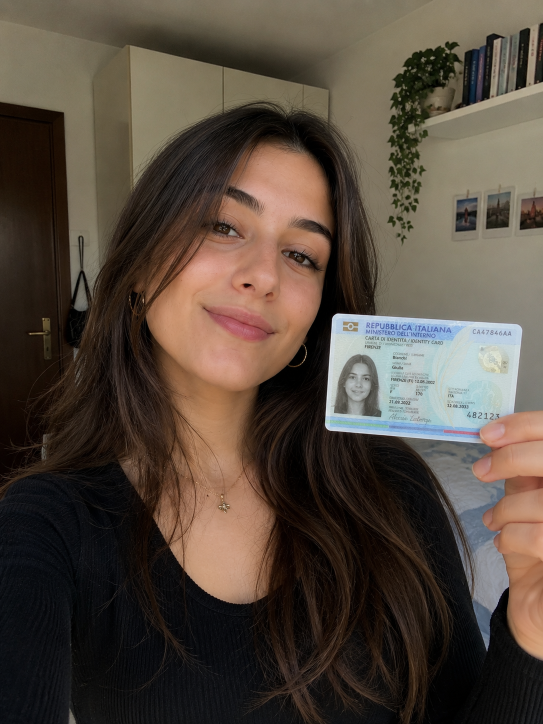
#> input picture dataset/test/match/synthetic_004.png, 1086 x 1448 px (shown at 1/2 size)
$ python -i vision.py   (imports and definitions only)   (older library calls are emulated)
#> lines starting #> are read from the running program, lines starting #| are printed output that depends on the picture; after the words box and inside, x2 and y2 are one past the last pixel; in counts of white or black regions, pixels touching at a corner belong together
import base64
from dataclasses import dataclass
from pathlib import Path
from urllib.request import urlretrieve

import cv2
import numpy as np


class VerificationError(Exception):
    """Raised when an uploaded image cannot be used for verification."""


@dataclass
class VerificationResult:
    match: bool
    score: float
    threshold: float
    total_faces: int
    candidate_document_faces: int
    method: str
    classical_score: float | None
    deep_score: float | None
    annotated_image: str | None
    message: str


CASCADE_PATH = cv2.data.haarcascades + "haarcascade_frontalface_default.xml"
FACE_CASCADE = cv2.CascadeClassifier(CASCADE_PATH)
# [2 lines not run here, left out]

ROOT_DIR = Path(__file__).resolve().parent.parent
MODEL_DIR = ROOT_DIR / "models"
YUNET_MODEL = MODEL_DIR / "face_detection_yunet_2023mar.onnx"
SFACE_MODEL = MODEL_DIR / "face_recognition_sface_2021dec.onnx"
MODEL_URLS = {
    YUNET_MODEL: "https://huggingface.co/opencv/face_detection_yunet/resolve/main/face_detection_yunet_2023mar.onnx?download=true",
    SFACE_MODEL: "https://huggingface.co/opencv/face_recognition_sface/resolve/main/face_recognition_sface_2021dec.onnx?download=true",
}


# [9 lines left out: function read_image, not called in this run]


def detect_faces(image: np.ndarray) -> list[tuple[int, int, int, int]]:
    gray = cv2.cvtColor(image, cv2.COLOR_BGR2GRAY)
    faces = FACE_CASCADE.detectMultiScale(
        gray,
        scaleFactor=1.08,
        minNeighbors=5,
        minSize=(32, 32),
    )
    return sorted(faces, key=lambda box: box[2] * box[3], reverse=True)


def crop_face(image: np.ndarray, faces: list[tuple[int, int, int, int]]) -> np.ndarray:
    if not faces:
        raise VerificationError("Non ho trovato un volto chiaro in una delle immagini.")

    x, y, w, h = faces[0]
    pad_x = int(w * 0.18)
    pad_y = int(h * 0.25)
    x1 = max(x - pad_x, 0)
    y1 = max(y - pad_y, 0)
    x2 = min(x + w + pad_x, image.shape[1])
    y2 = min(y + h + pad_y, image.shape[0])
    return image[y1:y2, x1:x2]


def normalized_face(image: np.ndarray) -> np.ndarray:
    resized = cv2.resize(image, (160, 160), interpolation=cv2.INTER_AREA)
    gray = cv2.cvtColor(resized, cv2.COLOR_BGR2GRAY)
    gray = cv2.equalizeHist(gray)
    return gray


def local_binary_pattern(gray: np.ndarray) -> np.ndarray:
    center = gray[1:-1, 1:-1]
    codes = np.zeros_like(center, dtype=np.uint8)
    offsets = [
        (-1, -1),
        (-1, 0),
        (-1, 1),
        (0, 1),
        (1, 1),
        (1, 0),
        (1, -1),
        (0, -1),
    ]

    for bit, (dy, dx) in enumerate(offsets):
        neighbor = gray[1 + dy : gray.shape[0] - 1 + dy, 1 + dx : gray.shape[1] - 1 + dx]
        codes |= ((neighbor >= center) << bit).astype(np.uint8)

    hist, _ = np.histogram(codes.ravel(), bins=256, range=(0, 256), density=True)
    return hist.astype(np.float32)


def gradient_histogram(gray: np.ndarray) -> np.ndarray:
    gx = cv2.Sobel(gray, cv2.CV_32F, 1, 0, ksize=3)
    gy = cv2.Sobel(gray, cv2.CV_32F, 0, 1, ksize=3)
    magnitude, angle = cv2.cartToPolar(gx, gy, angleInDegrees=True)
    hist, _ = np.histogram(angle, bins=32, range=(0, 360), weights=magnitude, density=True)
    return np.nan_to_num(hist).astype(np.float32)


def standardized_unit_vector(values: np.ndarray) -> np.ndarray:
    centered = values.astype(np.float32) - float(values.mean())
    std = float(centered.std())
    if std > 1e-6:
        centered = centered / std

    norm = np.linalg.norm(centered)
    if norm == 0:
        return centered
    return centered / norm


def face_embedding(face: np.ndarray) -> np.ndarray:
    gray = normalized_face(face)
    small = cv2.resize(gray, (48, 48), interpolation=cv2.INTER_AREA).astype(np.float32) / 255.0
    features = np.concatenate(
        [
            standardized_unit_vector(small.ravel()) * 0.65,
            standardized_unit_vector(local_binary_pattern(gray)) * 0.20,
            standardized_unit_vector(gradient_histogram(gray)) * 0.15,
        ]
    )
    norm = np.linalg.norm(features)
    if norm == 0:
        raise VerificationError("Una delle immagini non contiene abbastanza dettagli utili.")
    return features / norm


def cosine_similarity(a: np.ndarray, b: np.ndarray) -> float:
    value = float(np.dot(a, b))
    return max(0.0, min(1.0, value))


def to_box(face: np.ndarray | tuple[int, int, int, int]) -> tuple[int, int, int, int]:
    x, y, w, h = face[:4]
    return int(x), int(y), int(w), int(h)


# [96 lines left out: functions annotated_image_data_uri, ensure_deep_models, deep_face_candidates, deep_single_image_similarity, not called in this run]


def classical_single_image_similarity(
    image: np.ndarray,
) -> tuple[float, int, int, tuple[int, int, int, int], tuple[int, int, int, int]]:
    faces = detect_faces(image)
    if len(faces) < 2:
        raise VerificationError("Servono almeno due volti nella foto: il volto della persona e quello sul documento.")

    selfie_face = crop_face(image, [faces[0]])
    selfie_embedding = face_embedding(selfie_face)

    scores: list[tuple[float, tuple[int, int, int, int]]] = []
    for face in faces[1:]:
        document_face = crop_face(image, [face])
        document_embedding = face_embedding(document_face)
        score = cosine_similarity(selfie_embedding, document_embedding)
        scores.append((score, face))

    best_score, best_document_face = max(scores, key=lambda item: item[0])
    return best_score, len(faces), len(faces) - 1, to_box(faces[0]), to_box(best_document_face)


# [63 lines left out: function verify_identity, not called in this run]

>>> import cv2
>>> picture = cv2.imread('../dataset/test/match/synthetic_004.png')
#> picture is the input picture: shape (1448, 1086, 3); mean B, G, R 60.9, 71.5, 83.3
>>> result = classical_single_image_similarity(picture)
#> in detect_faces, `gray = cv2.cvtColor(image, cv2.COLOR_BGR2GRAY)`:
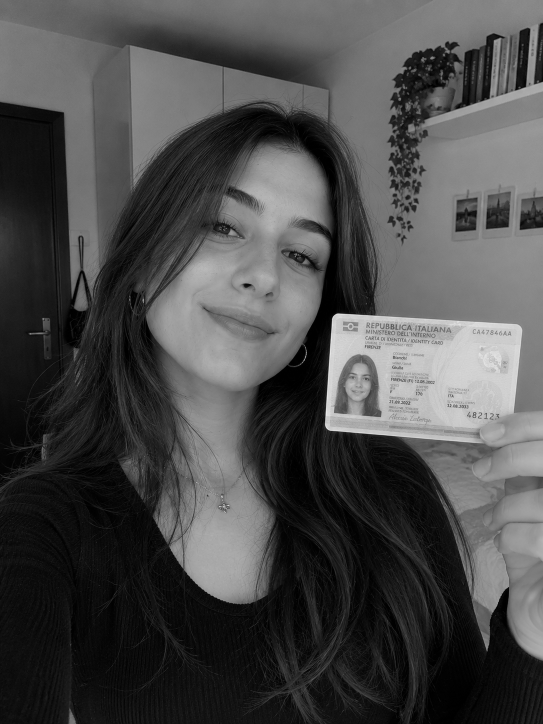
#> gray: shape (1448, 1086) (shown at 1/2 size); min 0, max 250, mean 73.9
#> in detect_faces, `faces = FACE_CASCADE.detectMultiScale( gray, scaleFactor=1.08, minNeig..`: faces = [[685, 731, 66, 66], [314, 347, 399, 399]]
#> in classical_single_image_similarity, `faces = detect_faces(image)`: faces = [[314, 347, 399, 399], [685, 731, 66, 66]]
#> in crop_face, `x, y, w, h = faces[0]`: x = 314; y = 347; w = 399
#> in crop_face, `pad_x = int(w * 0.18)`: pad_x = 71
#> in crop_face, `pad_y = int(h * 0.25)`: pad_y = 99
#> in crop_face, `x1 = max(x - pad_x, 0)`: x1 = 243
#> in crop_face, `y1 = max(y - pad_y, 0)`: y1 = 248
#> in crop_face, `x2 = min(x + w + pad_x, image.shape[1])`: x2 = 784
#> in crop_face, `y2 = min(y + h + pad_y, image.shape[0])`: y2 = 845
#> in standardized_unit_vector, `centered = values.astype(np.float32) - float(values.mean())`: centered = 2304 values, max 0.502 at index 1718, min -0.494 at index 324, mean -3.31e-09
#> in standardized_unit_vector, `std = float(centered.std())`: std = 0.286
#> in standardized_unit_vector, `centered = centered / std`: centered = 2304 values, max 1.75 at index 1718, min -1.73 at index 324, mean -1.32e-08
#> in standardized_unit_vector, `norm = np.linalg.norm(centered)`: norm = 48
#> the loop in local_binary_pattern, `for bit, (dy, dx) in enumerate(offsets):` made 8 passes
#> pass 1, in local_binary_pattern, `codes |= ((neighbor >= center) << bit).astype(np.uint8)`:
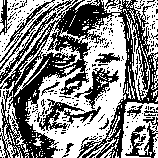
#> codes: shape (158, 158); values 0 (black) and 1 (white), 52.7% white; 272 black regions (255 under 20 px), largest, box (x1, y1, x2, y2) and area: (0, 0, 158, 158) 8248, (39, 99, 101, 131) 620, (74, 68, 119, 109) 510
#> after the loop in local_binary_pattern, `for bit, (dy, dx) in enumerate(offsets):`:
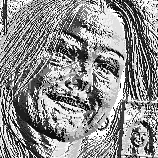
#> codes: shape (158, 158); min 0, max 255, mean 142.4
#> in local_binary_pattern, `hist, _ = np.histogram(codes.ravel(), bins=256, range=(0, 256), densit..`: hist = 256 values, max 0.0828 at index 255, min 8.01e-05 at index 85, mean 0.00391
#> in gradient_histogram, `magnitude, angle = cv2.cartToPolar(gx, gy, angleInDegrees=True)`:
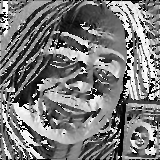
#> angle: shape (160, 160) float32; min 0, max 359.8, mean 172.3; drawn with min black and max white
#> in gradient_histogram, `hist, _ = np.histogram(angle, bins=32, range=(0, 360), weights=magnitu..`: hist = 32 values, max 0.00766 at index 0, min 0.00119 at index 22, mean 0.00278
#> in face_embedding, `features = np.concatenate( [ standardized_unit_vector(small.ravel()) *..`: features = 2592 values, max 0.12 at index 2559, min -0.0328 at index 2582, mean -9.2e-11
#> in face_embedding, `norm = np.linalg.norm(features)`: norm = 0.696
#> in classical_single_image_similarity, `selfie_embedding = face_embedding(selfie_face)`: selfie_embedding = 2592 values, max 0.172 at index 2559, min -0.0471 at index 2582, mean -1.84e-10
#> the loop in classical_single_image_similarity, `for face in faces[1:]:` made 1 pass
#> (x in crop_face, y in crop_face, w in crop_face, h in crop_face, pad_x in crop_face, pad_y in crop_face, x1 in crop_face, y1 in crop_face) on pass 1: (685, 731, 66, 66, 11, 16, 674, 715)
#> pass 1, in classical_single_image_similarity, `document_face = crop_face(image, [face])`:
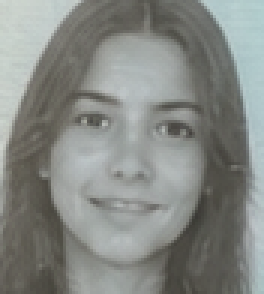
#> document_face: shape (98, 88, 3) (shown 3 times larger); mean B, G, R 132.4, 136.7, 133.4
#> pass 1, in normalized_face (call 2), `resized = cv2.resize(image, (160, 160), interpolation=cv2.INTER_AREA)`:
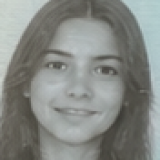
#> resized: shape (160, 160, 3); mean B, G, R 132.4, 136.6, 133.3
#> pass 1, in normalized_face (call 2), `gray = cv2.equalizeHist(gray)`:
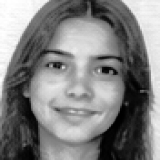
#> gray: shape (160, 160); min 0, max 255, mean 128.5
#> after the loop in classical_single_image_similarity, `for face in faces[1:]:`: scores = [(0.445, [685, 731, 66, 66])]
#> in classical_single_image_similarity, `best_score, best_document_face = max(scores, key=lambda item: item[0])`: best_score = 0.445; best_document_face = [685, 731, 66, 66]
#> in to_box, `x, y, w, h = face[:4]`: x = 314; y = 347; w = 399
#> result = (0.445, 2, 1, (314, 347, 399, 399), (685, 731, 66, 66))

$ run again, on dataset/test/match/synthetic_005.png
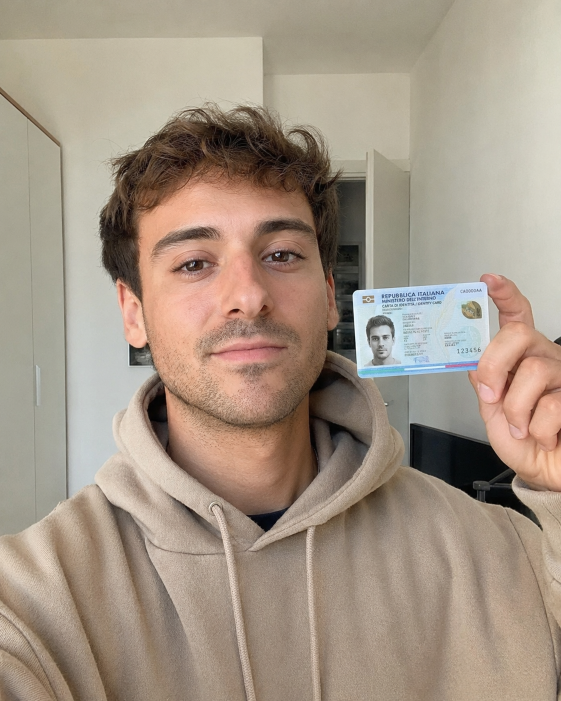
#> input picture dataset/test/match/synthetic_005.png, 1122 x 1402 px (shown at 1/2 size)
#> picture is the input picture: shape (1402, 1122, 3); mean B, G, R 132.8, 148.4, 163.8
#> in detect_faces, `faces = FACE_CASCADE.detectMultiScale( gray, scaleFactor=1.08, minNeig..`: faces = [[731, 651, 64, 64], [288, 1066, 93, 93], [224, 320, 498, 498]]
#> in classical_single_image_similarity, `faces = detect_faces(image)`: faces = [[224, 320, 498, 498], [288, 1066, 93, 93], [731, 651, 64, 64]]
#> in crop_face, `x, y, w, h = faces[0]`: x = 224; y = 320; w = 498
#> pad_x = 89
#> pad_y = 124
#> x1 = 135
#> y1 = 196
#> x2 = 811
#> y2 = 942
#> in standardized_unit_vector, `centered = values.astype(np.float32) - float(values.mean())`: centered = 2304 values, max 0.492 at index 1337, min -0.5 at index 1884, mean 1.32e-08
#> std = 0.28
#> in standardized_unit_vector, `centered = centered / std`: centered = 2304 values, max 1.76 at index 1337, min -1.78 at index 1884, mean 3.97e-08
#> in standardized_unit_vector, `norm = np.linalg.norm(centered)`: norm = 48
#> after the loop in local_binary_pattern, `for bit, (dy, dx) in enumerate(offsets):`:
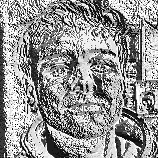
#> codes: shape (158, 158); min 0, max 255, mean 148.2
#> in local_binary_pattern, `hist, _ = np.histogram(codes.ravel(), bins=256, range=(0, 256), densit..`: hist = 256 values, max 0.0911 at index 255, min 4.01e-05 at index 86, mean 0.00391
#> in gradient_histogram, `hist, _ = np.histogram(angle, bins=32, range=(0, 360), weights=magnitu..`: hist = 32 values, max 0.00639 at index 31, min 0.00156 at index 2, mean 0.00278
#> features = 2592 values, max 0.134 at index 2559, min -0.0312 at index 2562, mean 5.06e-10
#> in face_embedding, `norm = np.linalg.norm(features)`: norm = 0.696
#> selfie_embedding = 2592 values, max 0.193 at index 2559, min -0.0449 at index 2562, mean 7.36e-10
#> the loop in classical_single_image_similarity, `for face in faces[1:]:` made 2 passes
#> (x in crop_face, y in crop_face, w in crop_face, h in crop_face, pad_x in crop_face, pad_y in crop_face, x1 in crop_face, y1 in crop_face) on passes 1 to 2: (288, 1066, 93, 93, 16, 23, 272, 1043), (731, 651, 64, 64, 11, 16, 720, 635)
#> after the loop in classical_single_image_similarity, `for face in faces[1:]:`:
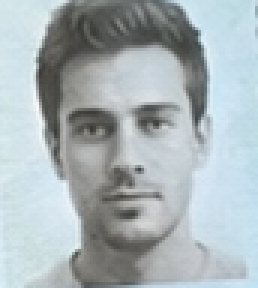
#> document_face: shape (96, 86, 3) (shown 3 times larger); mean B, G, R 183.3, 179.8, 169.4
#> after the loop in classical_single_image_similarity, `for face in faces[1:]:`: scores = [(0, [288, 1066, 93, 93]), (0.402, [731, 651, 64, 64])]
#> best_score = 0.402; best_document_face = [731, 651, 64, 64]
#> in to_box, `x, y, w, h = face[:4]`: x = 224; y = 320; w = 498
#> result = (0.402, 3, 2, (224, 320, 498, 498), (731, 651, 64, 64))

$ run again, on dataset/test/match/synthetic_006.png
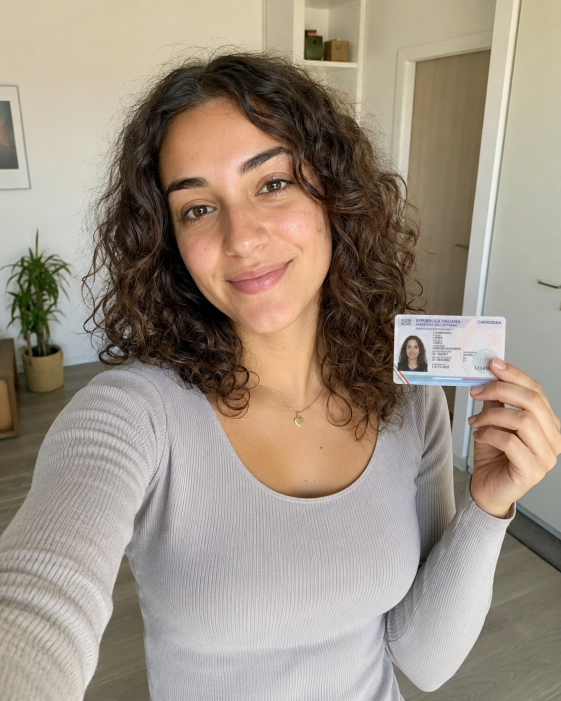
#> input picture dataset/test/match/synthetic_006.png, 1122 x 1402 px (shown at 1/2 size)
#> picture is the input picture: shape (1402, 1122, 3); mean B, G, R 130.4, 144.4, 157.1
#> in detect_faces, `faces = FACE_CASCADE.detectMultiScale( gray, scaleFactor=1.08, minNeig..`: faces = [[807, 680, 38, 38], [780, 613, 95, 95], [274, 242, 423, 423]]
#> in classical_single_image_similarity, `faces = detect_faces(image)`: faces = [[274, 242, 423, 423], [780, 613, 95, 95], [807, 680, 38, 38]]
#> in crop_face, `x, y, w, h = faces[0]`: x = 274; y = 242; w = 423
#> pad_x = 76
#> pad_y = 105
#> x1 = 198
#> y1 = 137
#> x2 = 773
#> y2 = 770
#> in standardized_unit_vector, `centered = values.astype(np.float32) - float(values.mean())`: centered = 2304 values, max 0.497 at index 790, min -0.499 at index 1745, mean 1.66e-08
#> std = 0.279
#> in standardized_unit_vector, `centered = centered / std`: centered = 2304 values, max 1.78 at index 790, min -1.79 at index 1745, mean 6.29e-08
#> in standardized_unit_vector, `norm = np.linalg.norm(centered)`: norm = 48
#> after the loop in local_binary_pattern, `for bit, (dy, dx) in enumerate(offsets):`:
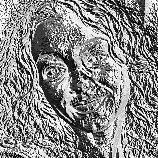
#> codes: shape (158, 158); min 0, max 255, mean 136
#> in local_binary_pattern, `hist, _ = np.histogram(codes.ravel(), bins=256, range=(0, 256), densit..`: hist = 256 values, max 0.0633 at index 255, min 8.01e-05 at index 85, mean 0.00391
#> in gradient_histogram, `hist, _ = np.histogram(angle, bins=32, range=(0, 360), weights=magnitu..`: hist = 32 values, max 0.00473 at index 16, min 0.00192 at index 22, mean 0.00278
#> features = 2592 values, max 0.105 at index 2559, min -0.0318 at index 2582, mean 8.28e-10
#> in face_embedding, `norm = np.linalg.norm(features)`: norm = 0.696
#> selfie_embedding = 2592 values, max 0.15 at index 2559, min -0.0457 at index 2582, mean 1.01e-09
#> the loop in classical_single_image_similarity, `for face in faces[1:]:` made 2 passes
#> (x in crop_face, y in crop_face, w in crop_face, h in crop_face, pad_x in crop_face, pad_y in crop_face, x1 in crop_face, y1 in crop_face) on passes 1 to 2: (780, 613, 95, 95, 17, 23, 763, 590), (807, 680, 38, 38, 6, 9, 801, 671)
#> after the loop in classical_single_image_similarity, `for face in faces[1:]:`:
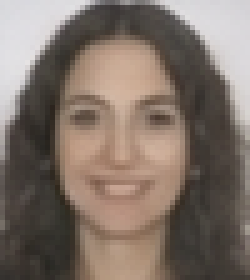
#> document_face: shape (56, 50, 3) (shown 5 times larger); mean B, G, R 104.8, 114.2, 127.9
#> after the loop in classical_single_image_similarity, `for face in faces[1:]:`: scores = [(0.0884, [780, 613, 95, 95]), (0.53, [807, 680, 38, 38])]
#> best_score = 0.53; best_document_face = [807, 680, 38, 38]
#> in to_box, `x, y, w, h = face[:4]`: x = 274; y = 242; w = 423
#> result = (0.53, 3, 2, (274, 242, 423, 423), (807, 680, 38, 38))
